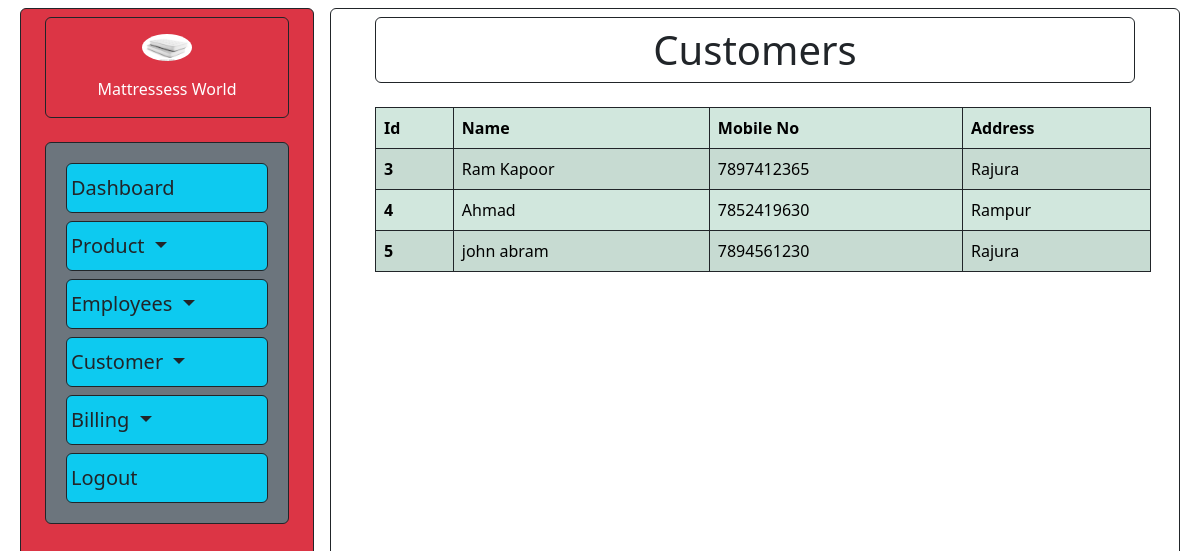
Page /customer/ (signed in) on the earlier database version.
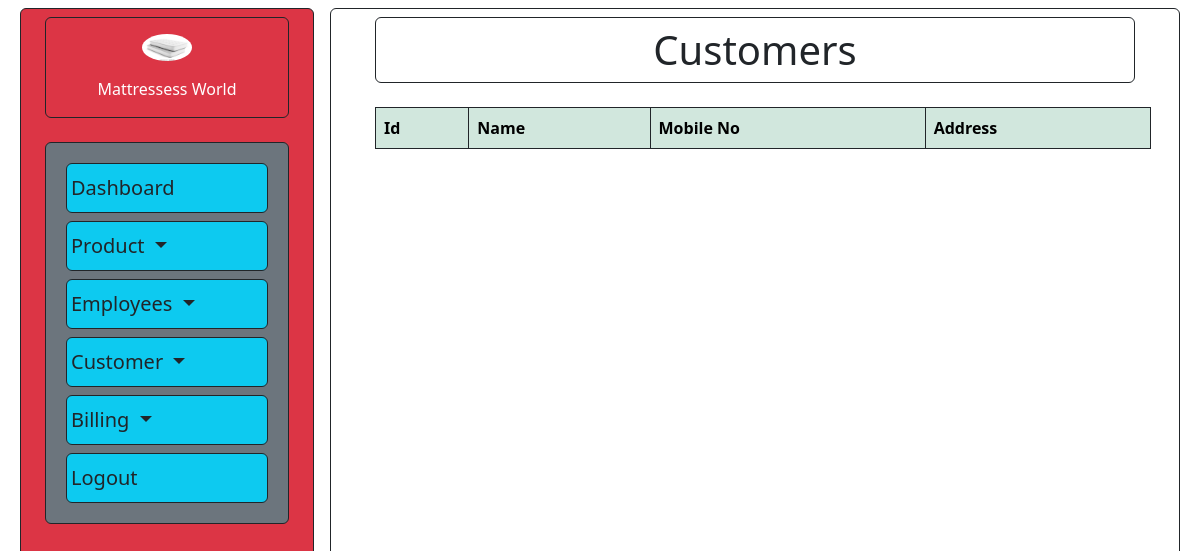
Same page on the later database version.
### app/models.py (models this page shows, shortened)
class Customer(models.Model):
    customer_id = models.AutoField(primary_key=True)
    customer_name = models.CharField(max_length=100)
    customer_mob_no = models.CharField(max_length=10)
    customer_address = models.TextField()

### app/views.py (the view)
# urls.py: path('customer/',views.customer,name='customer'),
@login_required(login_url='login')
def customer(request):
    customer = Customer.objects.all()
    return render(request,'customers.html',context={'customer':customer})

### templates/customers.html (shortened to what this page needs)
{% extends 'base.html' %}
{% load static %}
{% block body %}
<div class="container">
    <h1 class="font-weight-bold text-center m-2 p-2 border border-dark rounded">Customers</h1>
    <table class="table table-success table-striped table-bordered border-dark m-2 mt-4">
        <thead>
          <tr>
            <th scope="col">Id</th>
            <th scope="col">Name</th>
            <th scope="col">Mobile No</th>
            <th scope="col">Address</th>
          </tr>
        </thead>
        <tbody>
          {% for c in customer %}
          <tr>
            <th scope="row">{{c.customer_id}}</th>
            <td>{{c.customer_name}}</td>
            <td>{{c.customer_mob_no}}</td>
            <td>{{c.customer_address}}</td>
          </tr>
          {% endfor %}
        </tbody>
      </table>
</div>
{% endblock body %}

Differences in the rows shown:
removed Customer: customer_id "3", customer_name "Ram Kapoor", customer_mob_no "7897412365", customer_address "Rajura"
removed Customer: customer_id "4", customer_name "Ahmad", customer_mob_no "7852419630", customer_address "Rampur"
removed Customer: customer_id "5", customer_name "john abram", customer_mob_no "7894561230", customer_address "Rajura"
